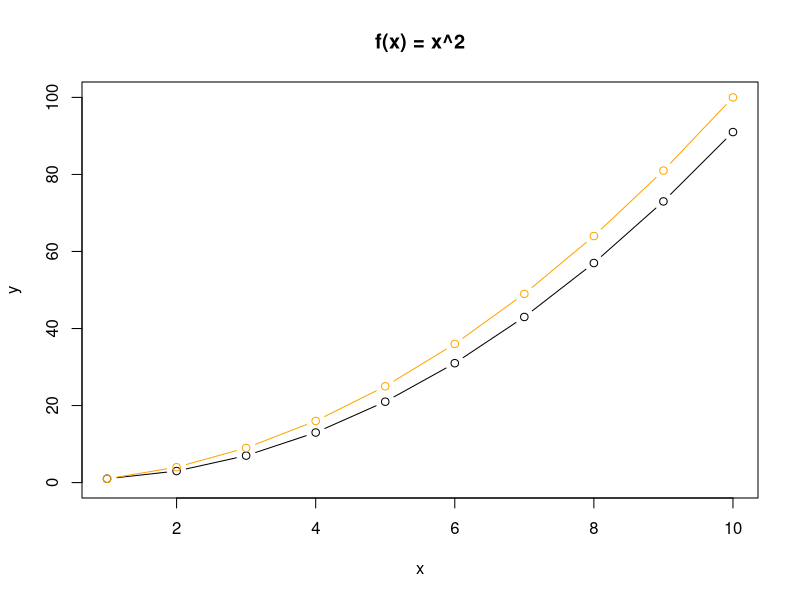

Write R code to recreate this figure.
library(deSolve)

x <- seq(1, 10)

euler <- ode(
  times = x,
  y = c(Y = 1),
  parms = NULL,
  method = "euler",
  func = function(t, y, parms) {
    list(2 * t)
  }
)

lsoda <- ode(
  times = x,
  y = c(Y = 1),
  parms = NULL,
  func = function(t, y, parms) {
    list(2 * t)
  }
)

plot(x, euler[, "Y"], type = "b", main = "f(x) = x^2", ylab = "y", ylim = c(0, 100))
lines(x, lsoda[, "Y"], type = "b", col = "orange")
